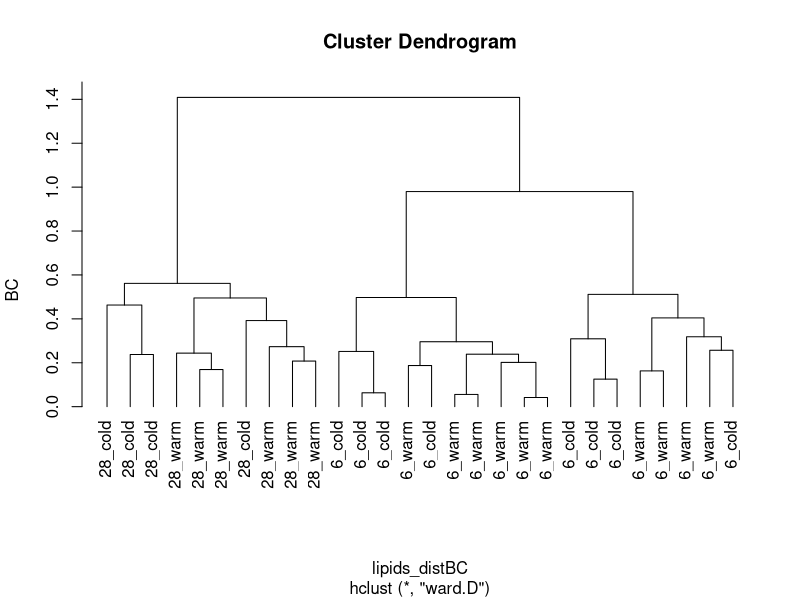
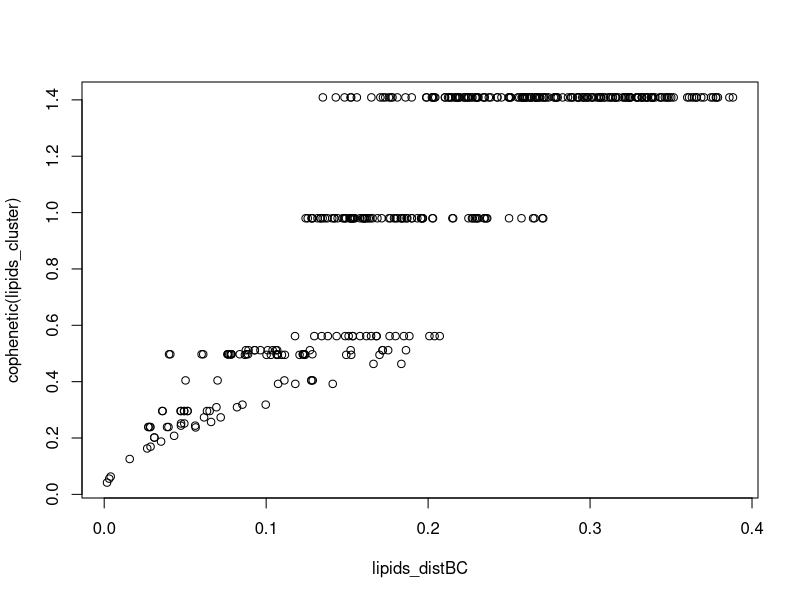
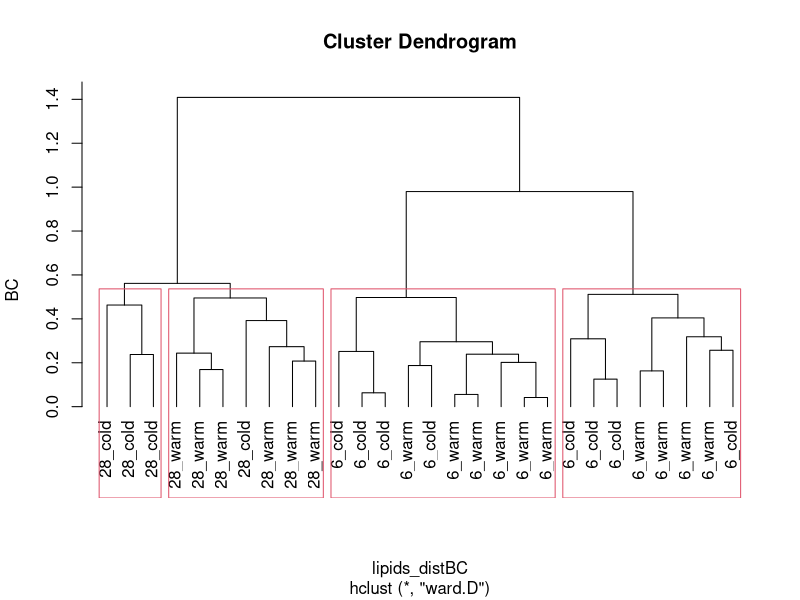
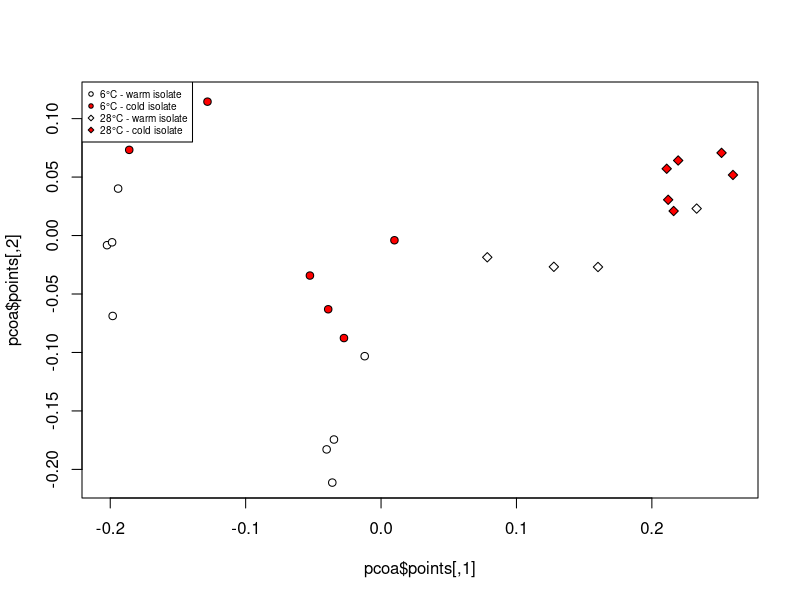
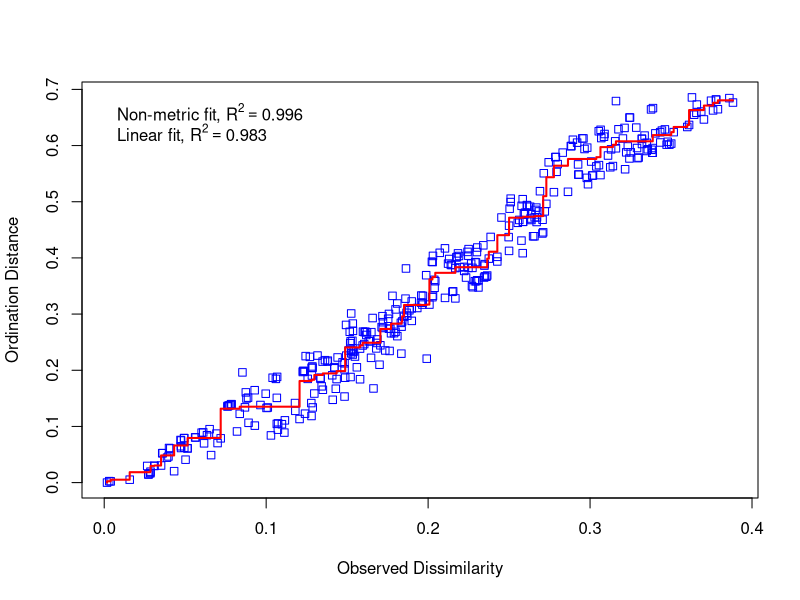
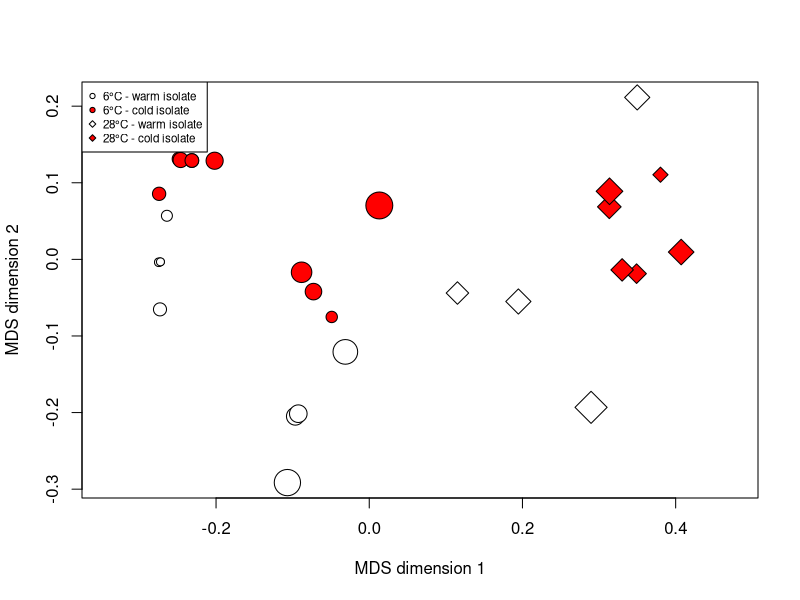
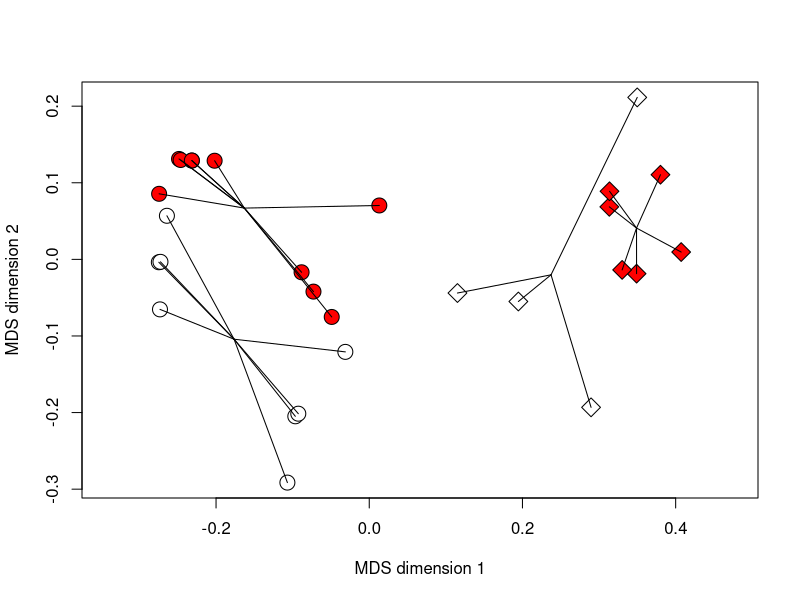
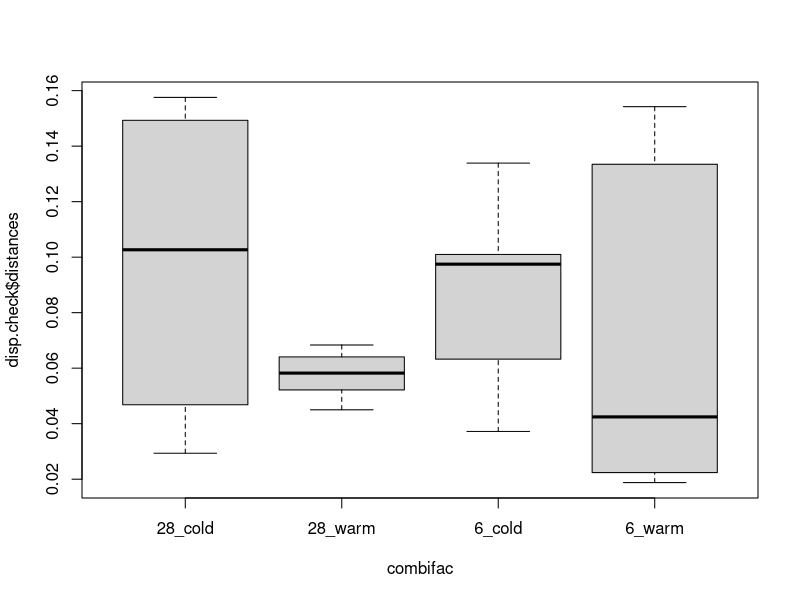

The R source for these figures, in order:
## ---- chunk 1
knitr::opts_chunk$set(fig.width=5, fig.height=5, fig.align="center", collapse = TRUE, comment = "##", dev="png")
library(RColorBrewer)
cols = brewer.pal(8, "Set1")

## to use tables
library(knitr)
library(kableExtra)
library(vegan)
## ---- chunk 2
lipids<-read.table(file="data/BacterialMembrane.txt",header=TRUE)
names(lipids)
lip_data<-lipids[,4:20]
# abbreviations: MU = mono-unsaturated, SA = saturated, nb = non-branched, b = branched
# SA_branprop = proportion of branched and saturated FAs
# theory: unsaturated and branched FAs increase fluidity of membrane
# test (i) adaptation vs. (ii) acclimatization to temperature by changing FA composition of membranes

isolate<-factor(lipids$isolate)
temperature<-factor(lipids$temperature)
combifac<-factor(paste(temperature,"_",isolate,sep=""))

## distance matrix: Euclidean distance on arcsine-sqr-data
as_lip_data<-asin(sqrt(lip_data)) # very old-school, better don´t do ;-)
lipids_distE<-vegdist(as_lip_data, method="euclidean") 

## alternatively: Bray-Curtis distance with proportional data
lipids_distBC<-vegdist(lip_data, method="bray")

# cluster analysis #
# various agglomeration methods available and the choice is important, explore method=
# "single": nearest neighbour counts (good for gradients, but makes chains)
# "complete": all group members must be close, farthest group member counts (makes small spheric groups, good to find outliers)
# "average": compromise average strategy, new member joins at mean distance to all group members, actually UPGMA
# "ward.D": aims at minimizing within-group sums of squares of distances
lipids_cluster<-hclust(lipids_distBC, method = "ward.D")
lipids_cluster$height<-sqrt(lipids_cluster$height) # may help

# then compare effect of agglomeration method on dendrogram
plot(lipids_cluster, hang = -1, labels = combifac, ylab = "BC")

# which agglomeration method (and thus dendrogram) is best?
#cophenetic(lipids_cluster) # linkage distances in dendrogram
plot(lipids_distBC,cophenetic(lipids_cluster))
cor(lipids_distBC,cophenetic(lipids_cluster),method="spearman")

cutree(lipids_cluster,k=4)
cutree(lipids_cluster,h=0.05)

plot(lipids_cluster, hang = -1, labels = combifac, ylab = "BC")
rect.hclust(lipids_cluster,k=4) # or specify height h instead of k

## ---- chunk 3
# using the same distance matrix as cluster analysis 
pcoa<-cmdscale(lipids_distBC,k=2,eig=TRUE,add=TRUE)
# argument add=TRUE means a constant is added to distances to avoid negative eigenvalues

cumsum(pcoa$eig/sum(pcoa$eig)) # contributions of various PCoA axes
# first two axes cover 67% of variation of distances

pcoa$points # the site scores (coordinates in reduced space)

col.isolate<-isolate
levels(col.isolate)<-c("white","red")
col.isolate<-as.character(col.isolate)

pch.temperature<-as.numeric(as.character(temperature))
pch.temperature[pch.temperature==6]<-21
pch.temperature[pch.temperature==28]<-23

plot(pcoa$points,pch=pch.temperature,bg=col.isolate)
legend("topleft",pch=c(21,21,23,23),pt.bg=c("white","red","white","red"),
       legend=c("6°C - warm isolate","6°C - cold isolate","28°C - warm isolate","28°C - cold isolate"),cex=0.6)
## ---- chunk 4
# non-metric multidimensional scaling (NMDS) #
# note that all resulting axes are equally important, plots may be rotated as needed

# using the same distance matrix as cluster analysis 
#mds_lipids<-isoMDS(lipids_distBC, k = 2, maxit=1000)
mds_lipids<-metaMDS(comm=lip_data, distance="bray", k = 2,trymax=100)

mds_lipids$stress # approximately 6.8% of dissimilarities remain unrepresented
mds_lipids$points # the site scores
stressplot(mds_lipids,lipids_distBC)
(gof<-goodness(mds_lipids,statistic="distance")) # goodness of fit by NMDS for each sample

# plotting of MDS scores
plot(mds_lipids$points,asp=1,xlab="MDS dimension 1",ylab="MDS dimension 2")
points(mds_lipids$points,pch=pch.temperature,bg=col.isolate,cex=gof*200) # to check goodness of fit, large symbol means bad fit

legend("topleft",pch=c(21,21,23,23),pt.bg=c("white","red","white","red"),
	legend=c("6°C - warm isolate","6°C - cold isolate","28°C - warm isolate","28°C - cold isolate"),cex=0.7)
## ---- chunk 5
plot(mds_lipids$points,pch=pch.temperature,bg=col.isolate,asp=1,xlab="MDS dimension 1",ylab="MDS dimension 2",cex=2)
ordispider(mds_lipids$points,groups=combifac)
## ---- chunk 6
# PERMANOVA - non-parametric permutational MANOVA #
# a multivariate hypothesis test: 
# two factors and 1 multivariate response = "membrane FA composition"

# first testing for homogeneity of dispersion (homogeneous distances to group centroids)
disp.check<-betadisper(lipids_distBC,combifac)
disp.check$distances
boxplot(disp.check$distances~combifac)
anova(lm(disp.check$distances~combifac))
anova(disp.check)
permutest(disp.check)

# the actual PERMANOVA
adonis(lipids_distBC~isolate*temperature)
## ---- chunk 7
cap<-capscale(lipids_distBC~isolate*temperature)
summary(cap)

anova(cap,by="axis",model="direct",perm.max=9999,step=1000)
anova(cap,by="terms",model="direct",perm.max=9999,step=1000)

# all functions more or less taken from RDA
# e.g. to get site scores for plotting
#scores(cap,display="sites")[,1:2]
